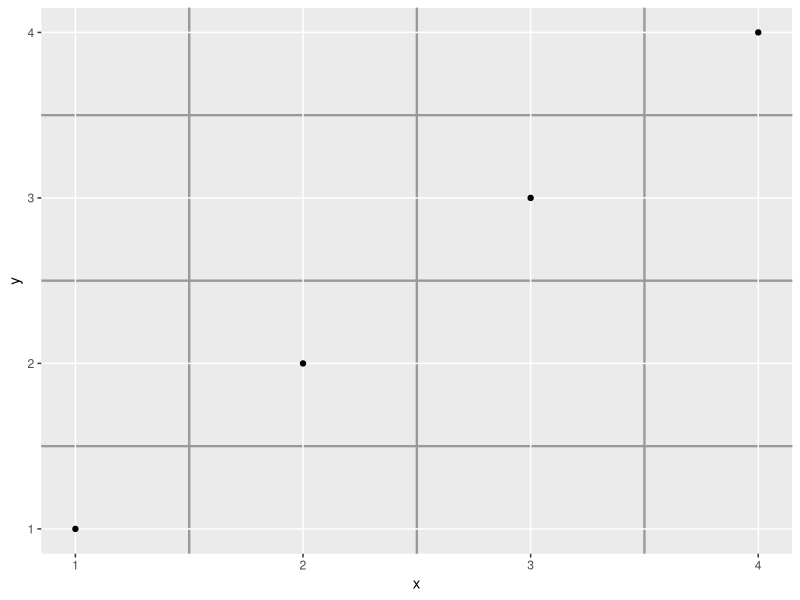

Generate this figure with R:
library(ggplot2)
df <- data.frame(x = 1:4, y = 1:4, z = rep(c("a", "b"), each = 2))
#The rep() function in R is used to replicate or repeat elements of a vector.
base <- ggplot(df, aes(x, y)) + geom_point()
# Tweak major grid lines
base + theme(
  panel.grid.minor = element_line(color = "gray60", linewidth = 0.8)
)
